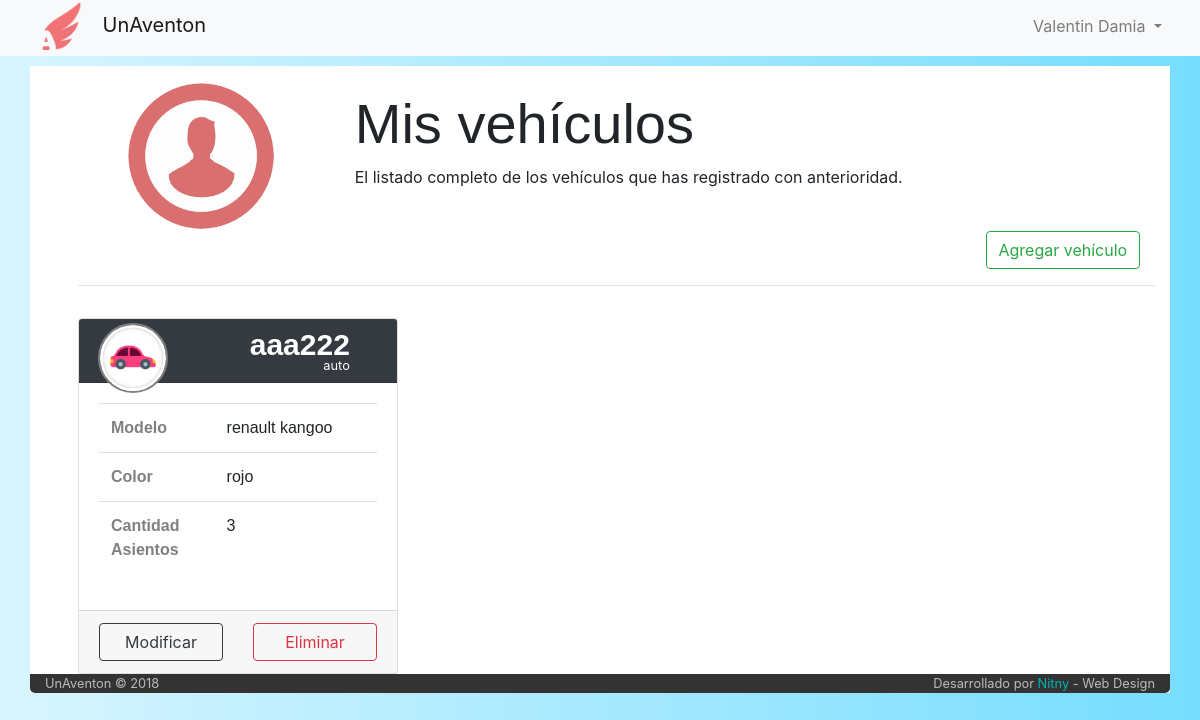
The page /listado-vehiculos (signed in) on the database its author committed.
### tables this page shows
CREATE TABLE `vehiculo` (
  `idVehiculo` int(6) NOT NULL,
  `idPropietario` int(6) NOT NULL,
  `cant_asientos` int(2) NOT NULL,
  `modelo` varchar(30) NOT NULL,
  `marca` varchar(30) NOT NULL,
  `color` varchar(20) NOT NULL,
  `patente` varchar(10) NOT NULL COMMENT 'puede ser patente extrangera',
  `tipo` int(1) DEFAULT NULL,
  `eliminado` tinyint(1) NOT NULL DEFAULT '0'
);

CREATE TABLE `tipo_vehiculo` (
  `idTipo` int(1) NOT NULL,
  `icono` varchar(140) DEFAULT NULL,
  `tipo` varchar(11) NOT NULL
);

### index.php (called while the page is built, shortened)
<?php
	include ('php/inicio_body.php');
	$router = new Router;
	$vars = $router->get_variables();
	render($vars);
	include ('php/cierre_body.php');

### controller/listado-vehiculos.php (the view, shortened to what this page needs)
<?php
function render($vars = []){
	include('php/conexion.php');
	function modificable($id, $numElto){
		include('php/conexion.php');
		$consulta = "SELECT * FROM viaje WHERE idVehiculo = '$id'";
		$viajes = mysqli_query($conexion, $consulta) or
													die("Error en la busqueda de vehiculos que esten en viajes" . mysqli_error($conexion));
		$esModificable = "#ModificarAuto$numElto";
		return $esModificable;
	}
	?>
		<div class="container" style="width:200rem; padding-left: 3rem">
		<div class="row">
		    <div class="col-md-3" style="text-align: center">
		      <img src="img/user.png" alt="imagen de usuario" style="width: 150px; margin-top: 15px">
		    </div>
		    <div class="col-md-8" style="margin-top: 1.5rem">
		      <h1 class="display-4" style="font-family: helvetica;">Mis vehículos</h1>
		      <p> El listado completo de los vehículos que has registrado con anterioridad. </p>
		    </div>
		</div>
		<div class="row">
			<div class="offset-10">
				<button type="button" name="cargaVehiculo" class="btn btn-outline-success" data-toggle="modal" data-target="#CargarAuto">Agregar vehículo</button>
			</div>
		</div>
		 <hr>
	<?php
	$consulta = "SELECT *, vehiculo.tipo as 'vehiculotipo'
							 from vehiculo
							 INNER JOIN tipo_vehiculo on vehiculo.tipo=tipo_vehiculo.idTipo
						   where idPropietario='$_SESSION[userId]' and eliminado=0";
	$vehiculos=mysqli_query($conexion, $consulta)
			or die("error de la consulta:".mysqli_error($conexion));
	$numElto = 0;
	$vehiculo = mysqli_fetch_array($vehiculos);
	while($vehiculo){
		?>
		<div class="row" style="margin-top: 2rem">
			<div class="card-deck">
		<?php
		$elementosEnFila = 1;
		while(($vehiculo) &&($elementosEnFila <= 3)){
?>
				<div class="card" style="width: 20rem; margin-left: 30px; margin-right: 30px">
							    <div class="card-header bg-dark text-white">
								    	<div class="profile-header-container">
								  			<div class="row" style="margin-top: -.5rem; margin-left: -1rem;">
								  				<div class="col col-md-4 profile-header-img">
											     	<img class="img-circle" src="<?php echo $vehiculo['icono'] ?>"/>
												</div>
												<div class="col col-md-8" style="margin-top: 1.5rem; margin-left: -1.7rem;">
											   		<span class="text-left tipo float-right" style="font-family: helvetica; font-size: 30px; margin-top: -25px"> <?php echo $vehiculo['patente'];?></span><br>
														<small class="float-right" style="margin-top: -15px"><?php echo $vehiculo['tipo'];?></small>
												</div>
								  			</div>
										</div>
								    </div>
							    <div class="card-body">
									<table class="table">
									  <tbody>
									    <tr>
									      <th scope="row" style="color:grey">Modelo</th>
									      <td><?php echo "$vehiculo[marca] $vehiculo[modelo]"; ?></td>
									    </tr>
									    <tr>
									      <th scope="row" style="color:grey">Color</th>
									      <td style=""><?php echo $vehiculo['color']; ?></td>
									    </tr>
									    <tr>
									      <th scope="row" style="color:grey">Cantidad<br>Asientos</th>
									      <td><?php echo $vehiculo['cant_asientos']; ?></td>
									    </tr>
									  </tbody>
									</table>
							    </div>
							    <div class="card-footer">
							      <div class="row">
							      	<div class="col col-md-6">
							      			<button type="button" class="btn btn-outline-dark btn-block" data-toggle="modal" data-target="<?php echo modificable($vehiculo['idVehiculo'], $numElto)?>">Modificar</button>
							      		</div>
							      		<div class="col col-md-6" >
							      			<?php
												$viajes = mysqli_query($conexion, "SELECT * FROM viaje where idVehiculo='$vehiculo[idVehiculo]'");
							      				if($cant_viajes = mysqli_num_rows($viajes) > 0)
							      				{
							      					echo '<buton class="btn btn-outline-danger btn-block" onclick="alert(\'El vehiculo se encuentra postulado a '.$cant_viajes.' viaje/s\')" > Eliminar </button>';
							      				}else
							      				{
							      					echo '<form action="/listado-vehiculos" method="POST">
							    							<input type="text" name="idBaja" value="'.$vehiculo['idVehiculo'].'"hidden>
							    							<button class="btn btn-outline-danger btn-block" onclick="return confirm(\'está seguro que quiere eliminar el vehiculo con patente '.$vehiculo['patente'].'?\')"> Eliminar </button>
							   							 </form>';
							      				}
							      			?>
							      		</div>
							      </div>
							    </div>
							  </div>
							  <?php
			$elementosEnFila++;
			$numElto++;
			$vehiculo = mysqli_fetch_array($vehiculos);
		}
		?>
		</div>
	</div>
		<?php
	}
	?>
	</div>
	<div class="container">
	<?php
}

### css/estilo-listado-vehiculos.css (style rules this page uses)
.card-header { height: 4rem; }
.profile-header-img { width: 3rem; }
.profile-header-img > img.img-circle { width: 70px; height: 70px; max-width: 100px; max-height: 100px; -webkit-border-radius: 50%; -moz-border-radius: 50%; border-radius: 50%; border: 2px solid grey; }
.tipo { color: white; font-family: sans-serif; font-size: 40rem; font-weight: bold; }
th,tr { font-family: helvetica; }

### css/stylo.css (style rules this page uses)
body { background-color: grey; }

### php/inicio_body.php (style rules this page uses)
body { background-color: #fff; background: linear-gradient(-90deg, #76ddff, #d8f5ff); }

### rows shown on the page
vehiculo: tipo_vehiculo.icono (picture), patente "aaa222", tipo_vehiculo.tipo "auto", marca "renault", modelo "kangoo", color "rojo", cant_asientos "3"

### other values the page prints
$_SESSION['nombre'] "Valentin"
$_SESSION['apellido'] "Damia"
